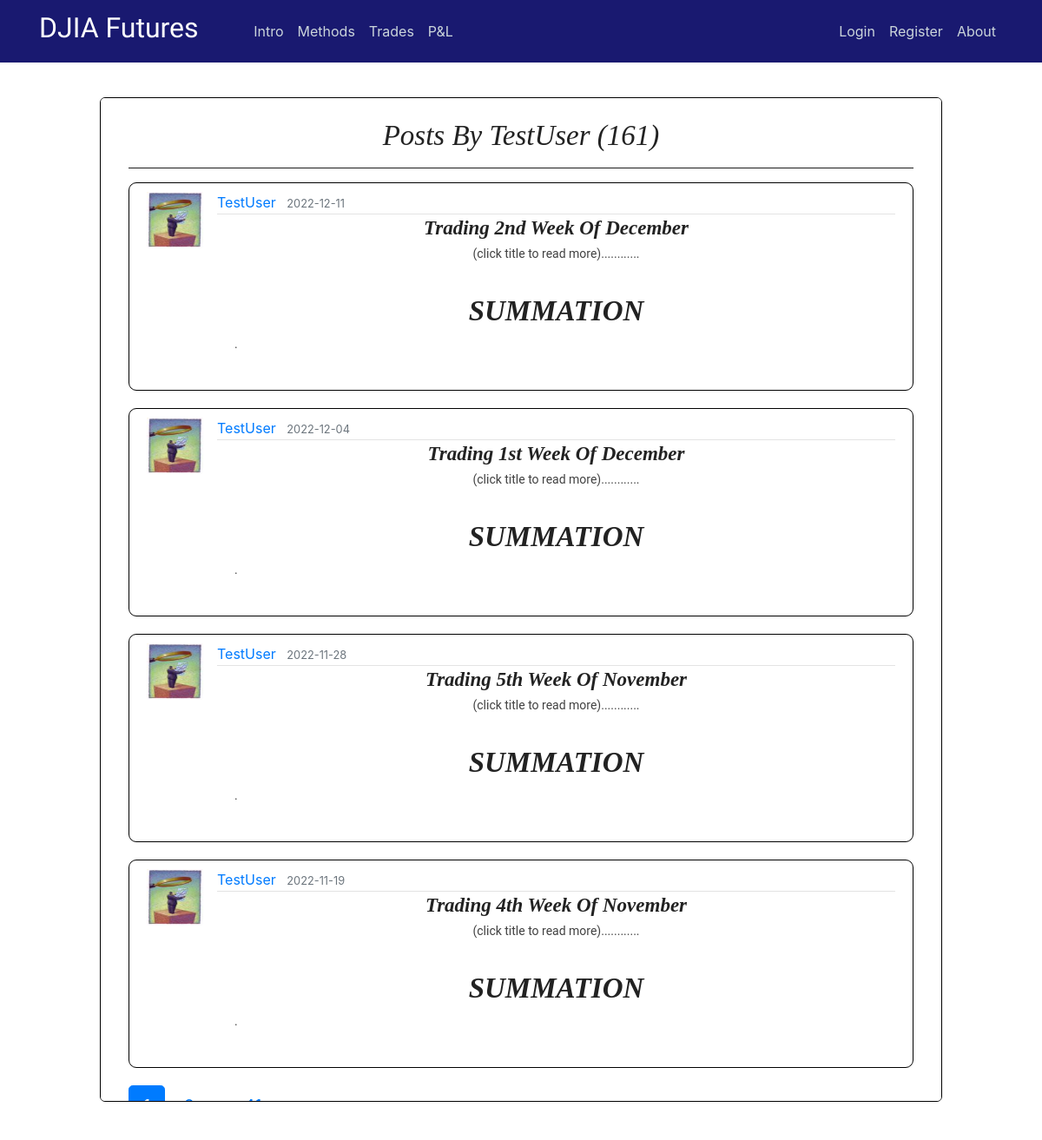
Page /user/TestUser on the earlier database version.
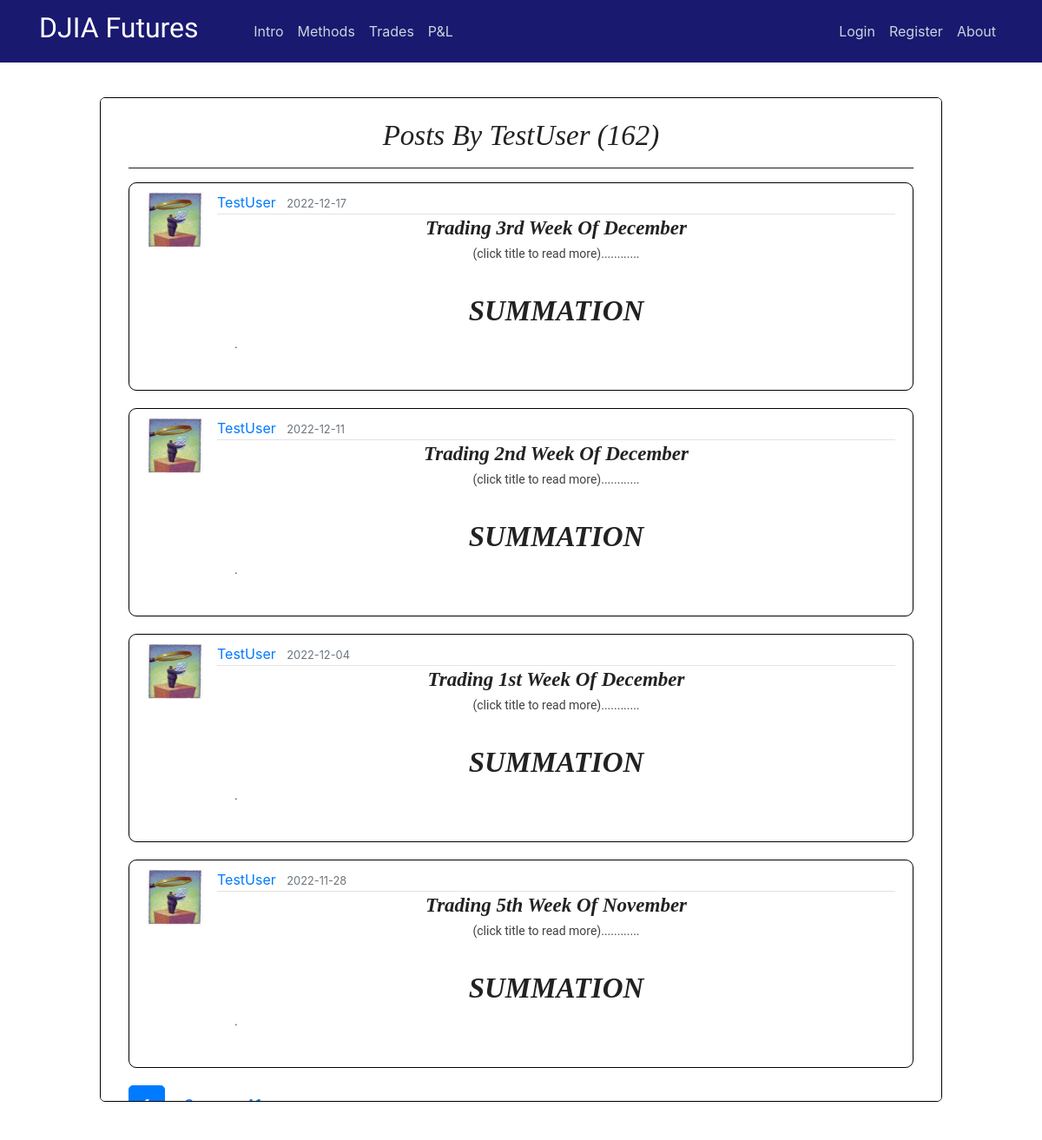
Same page on the later database version.
### flaskblog/models.py (models this page shows, shortened)
class User(db.Model, UserMixin):
    id = db.Column(db.Integer, primary_key=True)
    username = db.Column(db.String(20), unique=True, nullable=False)
    email = db.Column(db.String(120), unique=True, nullable=False)
    image_file = db.Column(db.String(20), nullable=False, default='default.jpg')
    password = db.Column(db.String(60), nullable=False)
    posts = db.relationship('Post', backref='author', lazy=True)

class Post(db.Model):
    id = db.Column(db.Integer, primary_key=True)
    title = db.Column(db.String(100), nullable=False)
    date_posted = db.Column(db.DateTime, nullable=False, default=datetime.utcnow)
    content = db.Column(db.Text, nullable=False)
    user_id = db.Column(db.Integer, db.ForeignKey('user.id'), nullable=False)
    teaser_title = db.Column(db.Text, nullable=True)
    teaser_details = db.Column(db.Text, nullable=True)
    teaser_caption = db.Column(db.Text, nullable=True)
    teaser_img = db.Column(db.Text, nullable=True)
    teaser_content = db.Column(db.Text, nullable=True)
    teaser_wkid = db.Column(db.Text, nullable=True)

### flaskblog/users/routes.py (the view)
@users.route("/user/<string:username>")
def user_posts(username):
    page = request.args.get('page', 1, type=int)
    user = User.query.filter_by(username=username).first_or_404()
    posts = Post.query.filter_by(author=user)\
        .order_by(Post.date_posted.desc())\
        .paginate(page=page, per_page=4)
    return render_template('user_posts.html', posts=posts, user=user)

### flaskblog/templates/user_posts.html
{% extends "layout.html" %}
{% block content %}
<div class="intro-page" style="height: 77vh;overflow: auto;">
  <div class="intro-inner-div" style="height:auto;background-color:white;border-radius:5px;">
    <center><br><h1 class="hero-header">Posts by {{ user.username }} ({{ posts.total }})</h1><hr></center>
    {% for post in posts.items %}
        <article class="media content-section" style="max-height:280px;">
          <img class="article-img" src="{{ url_for('static', filename='profile_pics/' + post.author.image_file) }}">
          <div class="media-body">
            <div class="article-metadata">
              <a class="mr-2" href="{{ url_for('users.user_posts', username=post.author.username) }}">{{ post.author.username }}</a>
              <small class="text-muted">{{ post.date_posted.strftime('%Y-%m-%d') }}</small>
            </div>
            <center><a href="{{ url_for('posts.post', post_id=post.id) }}"><h3 class="hero-header"><b>{{ post.title }}</b></h3></a>
            <p class="teaser-content" >(click title to read more)............</p></center>
            <p class="teaser-content" ><div style="overflow:hidden;max-height:120px;">
              {{ post.content|safe }}
            </p>
        </article>
    {% endfor %}
    {% for page_num in posts.iter_pages(left_edge=1, right_edge=1, left_current=1, right_current=2) %}
      {% if page_num %}
        {% if posts.page == page_num %}
          <a class="btn btn-primary btn-lg mb-8" href="{{ url_for('users.user_posts', username=user.username, page=page_num) }}">{{ page_num }}</a>
        {% else %}
          <a class="btn btn-primary-info btn-lg mb-8" href="{{ url_for('users.user_posts', username=user.username, page=page_num) }}">{{ page_num }}</a>
        {% endif %}
      {% else %}
        ...
      {% endif %}
    {% endfor %}
  </div>
</div>
{% endblock content %}

### flaskblog/templates/layout.html (shortened to what this page needs)
<!DOCTYPE html>
<html>
    <head>
      <link rel="stylesheet" href="https://maxcdn.bootstrapcdn.com/bootstrap/4.0.0/css/bootstrap.min.css">
      <link rel="stylesheet" type="text/css" href="{{ url_for('static', filename='main.css') }}">
      <link rel="stylesheet" type="text/css" href="{{ url_for('static', filename='study.css') }}">
      <link rel="stylesheet" type="text/css" href="{{ url_for('static', filename='modal.css') }}">
    </head>
    <body class="_backdrop">
    <div class="grid">
    <header class="site-header">
          <nav class="navbar navbar-expand-md navbar-dark bg-steel fixed-top">
              <div class="container">
                <a class="navbar-brand mr-2" href="/"><h2><span style="font-family:Lobster Two">DJIA Futures &nbsp &nbsp &nbsp</span></h2></a>
                <div class="collapse navbar-collapse" id="navbarToggle">
                  <div class="navbar-nav mr-auto">
                    <a class="nav-item nav-link" href="{{ url_for('main.intro') }}">Intro</a>
                    <a class="nav-item nav-link" href="{{ url_for('main.methods') }}">Methods</a>
                    <a class="nav-item nav-link" href="{{ url_for('main.trades') }}">Trades</a>
                    <a class="nav-item nav-link" href="{{ url_for('main.pnl') }}">P&L</a>
                  </div>
                  <div class="navbar-nav">
                    {% if current_user.is_authenticated and current_user.username == "GuestUser" %}
                      <a class="nav-item nav-link" href="{{ url_for('users.login') }}">Members Login</a>
                      <a class="nav-item nav-link" href="{{ url_for('users.logout') }}">Logout</a>
                      <a class="nav-item nav-link" href="{{ url_for('main.about') }}">About</a>
                    {% else %}
                      {% if current_user.is_authenticated %}
                        <a class="nav-item nav-link" href="{{ url_for('posts.new_post') }}">New Post</a>
                        <a class="nav-item nav-link" href="{{ url_for('users.account') }}">Account</a>
                        <a class="nav-item nav-link" href="{{ url_for('users.logout') }}">Logout</a>
                        <a class="nav-item nav-link" href="{{ url_for('main.about') }}">About</a>
                      {% else %}
                        <a class="nav-item nav-link" href="{{ url_for('users.login') }}">Login</a>
                        <a class="nav-item nav-link" href="{{ url_for('users.register') }}">Register</a>
                        <a class="nav-item nav-link" href="{{ url_for('main.about') }}">About</a>
                      {% endif %}
                    {% endif %}
                  </div>
                </div>
              </div>
          </nav>
    </header>
    <main role="main" class="container-fluid site-header-border-adjust col-md-10">
      <div>
        {% block content %}{% endblock %}
      </div>
    </main>
    </body>
</html>

### flaskblog/static/main.css (style rules this page uses)
body { margin-top: 5rem; }
._backdrop { background: url(img/stocks.jpg) no-repeat center center fixed; -webkit-background-size: cover; -moz-background-size: cover; -o-background-size: cover; background-size: cover; }
.adjust-doc-border-intro { padding-right: 20px; padding-left: 20px; padding-top: 20px; padding-bottom: 20px; }
.intro-page { border-radius: 6px; border: 1px solid black; background-color: white; padding-right: 12px; padding-left: 12px; }
.intro-inner-div { height: 75vh; overflow: auto; padding-right: 20px; padding-left: 20px; }
.doc-clear { clear: both; display: block; }
hr { margin-top: 1rem; margin-bottom: 1rem; border: 0; border-top: 1px solid rgba(0, 0, 0, 0.89); }
p.teaser-content { color: #414141; font-size: 14px; font-family: 'Roboto', Arial, 'Helvetica Neue', Helvetica, sans-serif; line-height: 1.5; }
.bg-steel { background-color: midnightblue; }
.site-header .navbar-nav .nav-link { color: #cbd5db; }
.site-header-border-adjust { margin-top: 7rem; }
.content-section { background: #ffffff; padding: 10px 20px; border: 1px solid #000000; border-radius: 9px; margin-bottom: 20px; }
.article-img { height: 65px; width: 65px; margin-right: 16px; }
.article-metadata { padding-bottom: 1px; margin-bottom: 4px; border-bottom: 1px solid #e3e3e3 }

### flaskblog/static/study.css (style rules this page uses)
h1.hero-header { color: #222; text-transform: capitalize; font-weight: 400; font-style: italic; font-size: 28px; font-family: Baskerville, 'Baskerville Old Face', 'Hoefler Text', Garamond, 'Times New Roman', serif; }
h3.hero-header { color: #222; text-transform: capitalize; font-weight: 400; font-style: italic; font-size: 28px; font-family: Baskerville, 'Baskerville Old Face', 'Hoefler Text', Garamond, 'Times New Roman', serif; }
h3 { font-weight: 700; line-height: 1; }
@media screen and (min-width: 25rem) { h1.hero-header { font-size: 33px; } }
@media screen and (min-width: 25rem) { h3.hero-header { font-size: 23px; } }

### flaskblog/static/modal.css (style rules this page uses)
img { margin-bottom: -4px; }

Differences in the rows shown:
no longer on this page (row unchanged): Post: image_file (picture), author.username "TestUser", date_posted "2022-11-19", title "Trading 4th Week Of November", content "SUMMATION ."
added Post: image_file (picture), author.username "TestUser", date_posted "2022-12-17", title "Trading 3rd Week Of December", content "SUMMATION ."
Other differences:
{{ posts.total }}: "161" → "162"
